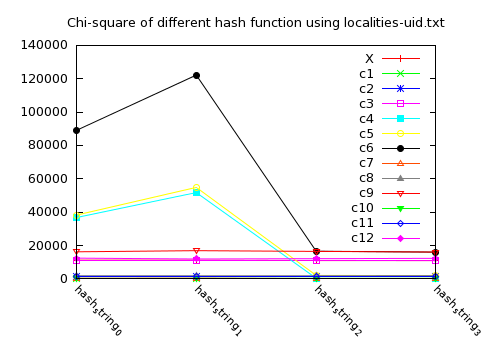

This figure's gnuplot source:
set terminal pngcairo  transparent enhanced font "arial,10" fontscale 1.0 size 500, 350 
set output 'histogram_Chi_uid.png'
set key inside right top vertical Right noreverse noenhanced autotitles nobox
set datafile missing '-'
set style data linespoints
set xtics border in scale 1,0.5 nomirror rotate by -45  offset character 0, 0, 0 autojustify
set xtics  norangelimit font ",8"
set xtics   ()
set title "Chi-square of different hash function using localities-uid.txt" 
i = 22
plot 'hash_Chi_uid.dat' using 2:xtic(1) title columnheader(2), for [i=3:14] '' using i title columnheader(i)


# set terminal pngcairo  transparent enhanced font "arial,10" fontscale 1.0 size 500, 350 
# set output 'histogram_Chi.png'
# set boxwidth 0.9 absolute
# set style fill   solid 1.00 border lt -1
# set key inside right top vertical Right noreverse noenhanced autotitles nobox
# set style histogram clustered gap 1 title  off# set character 0, 0, 0
# set datafile missing '-'
# set style data histograms
# set xtics border in scale 0,0 nomirror rotate by -45  off# set character 0, 0, 0 autojustify
# set xtics  norangelimit font ",8"
# set xtics   ()
# set title "Chi-square of different hash function with 13 different capacities"
# set yrange [ 0.00000 : 25000 ] noreverse nowriteback
#i = 22
#plot 'hash_Chi.dat' using 2:xtic(1) ti col, '' u 3 ti col, '' u 4 ti col, '' u 5 ti col, '' u 6 ti col, '' u 7 ti col, '' u 8 ti col, '' u 9 ti col, '' u 10 ti col, '' u 11 ti col, '' u 12 ti col, '' u 13 ti col, '' u 14 ti col
